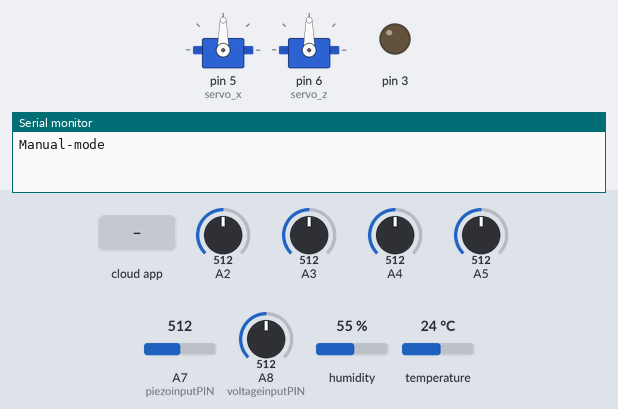
The sketch below on a simulated Arduino Mega 2560, built with avr-gcc and run on an emulated ATmega2560. Parts: 2 × servo, output pins drawn as LEDs (lit = HIGH), the last lines printed to the serial monitor. The inputs (shaded band) are chosen by the test bench; at power-on: A2 = 512, A3 = 512, A4 = 512, A5 = 512, A7 (piezoinputPIN) = 512, A8 (voltageinputPIN) = 512, humidity 55 %, temperature 24 °C.

Above: at 2.7 s.
2.8 s: the phone or cloud app sets 8 to 1
At 4.5 s:
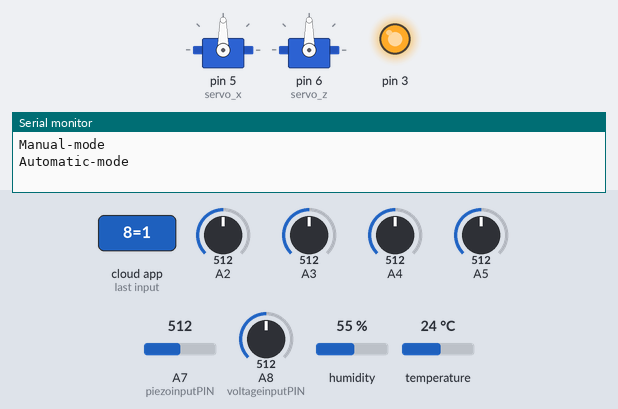
5.0 s: A2 set to 548
At 12.4 s:
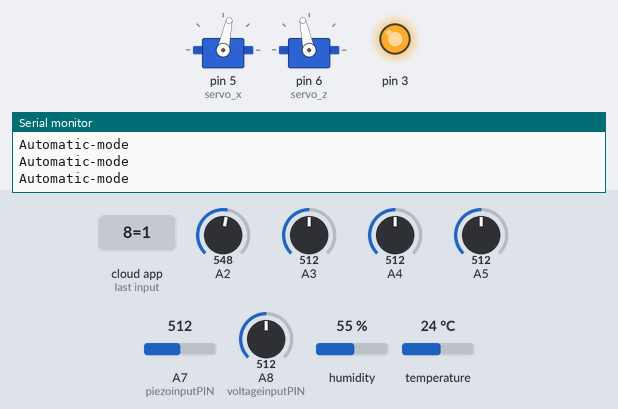
14.1 s: A3 set to 538
At 22.5 s:
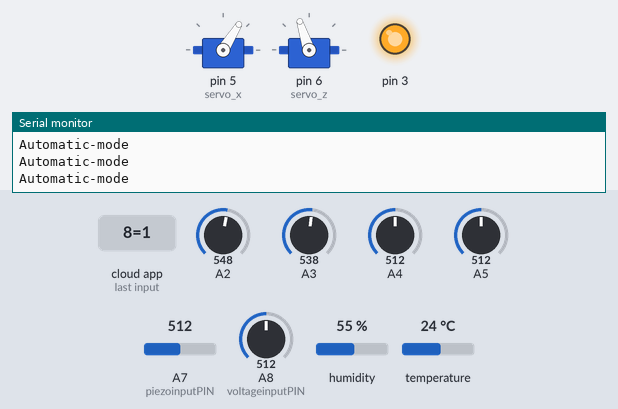
26.4 s: A4 set to 490
At 32.9 s:
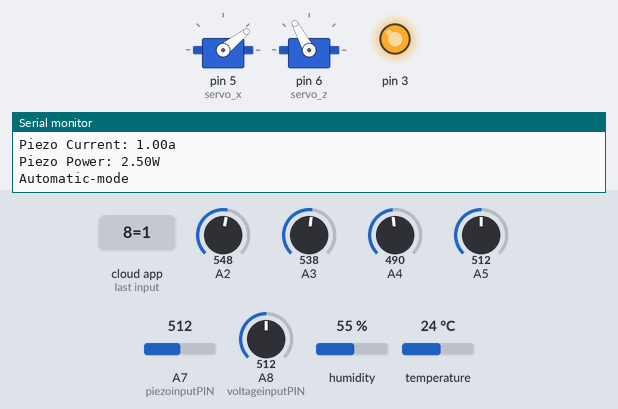
34.7 s: A5 set to 716
41.8 s: the phone or cloud app sets 8 to 0
At 43.4 s:
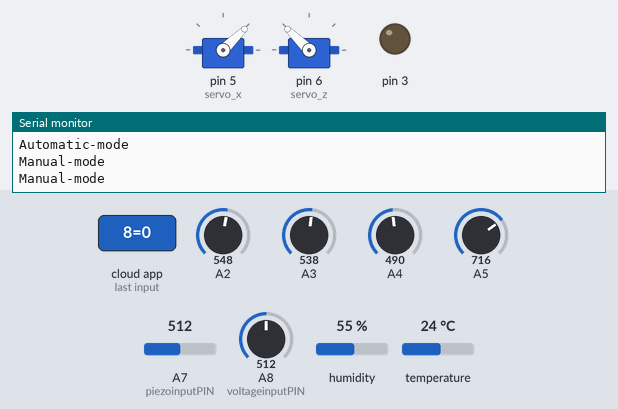
Timing chart, 0 to 44.8 s (numbered marks = the images above; inputs shaded):
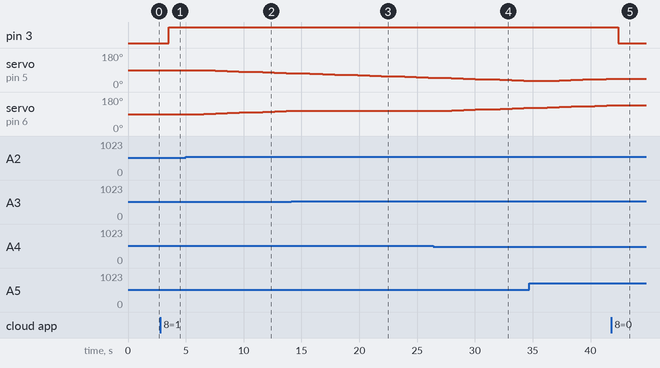

The sketch:

Arduino_with_wifi.ino
```cpp
/***************************************************************
 PROJECT:  Warriors JRU
                                      Implementation of Internet of Things in Developing Hybrid Energy Harvesting System
                                                    College of Computer Studies and Engineering
                                                        Computer Engineering Department


 Arvenell Abad
 James Frederic Dulo
 Gelan Nicolan
 Adrian dela Cruz

Graduate na kami!!!
***************************************************************/

#define CAYENNE_PRINT Serial
#include <CayenneMQTTESP8266Shield.h>    //CayenneMQTT library
#include <Servo.h>                  //Servo motor library
#include <DHT.h>                    //DHT library
#define DHTTYPE DHT22
#define DHTPIN 2
DHT dht(DHTPIN,DHTTYPE);

// WiFi network info.
//MQTT credentials
char ssid[] = "TECNO POVA";
char wifiPassword[] = "ulolkadon";
char username[] = "78de96e0-c581-11ed-b0e7-e768b61d6137";
char password[] = "2cddbda53ae361fda4a12a7810f2d22f8057a89d";
char clientID[] = "a53f41c0-c582-11ed-b0e7-e768b61d6137";

#define EspSerial Serial1

ESP8266 wifi(&EspSerial);
const int voltageinputPIN = A8; //select analog input pin for voltage sensor //sets baud rate in bits per second for serial monitor
const int piezoinputPIN = A7; //select analog input pin for piezo voltage sensor //sets baud rate in bits per second for serial monitor
const int baudRate = 9600; //sets baud rate in bits per second for serial monitor
const int sensorreadDelay = 250; //sensor read delay in milliseconds
const int maxanalogValue = 1010; //highest integer given at max input voltage
const int sensormaxVoltage = 25; //highest input voltage of sensor being used

float analogVoltage = 0; //to store voltage value at analog pin
float analogPiezo = 0;
float Voltage = 0;
float current = 0;
float power = 0;

float resistance = 2.5; // R = V^2/P == R = 5V/2W /// for solar panel
float piezoresistance = 2.5; // R = V^2/P == R = (5V)^2/2W /// for piezo

Servo servo_x;                   //up-down servomotor
int servoh = 0;
int servohLimitHigh  = 170;
int servohLimitLow = 10;

Servo servo_z;                   //left-right  servomotor
int servov = 0;
int servovLimitHigh = 170;
int servovLimitLow  = 10;

int topl,topr,botl,botr;
int threshold_value=10;
float Vout;

void setup()
{

  Serial.begin(9600);
  delay(10);
	EspSerial.begin(9600); // Set ESP8266 baud rate
	delay(10);
  Serial.begin(baudRate); //initializes serial communication
  Cayenne.begin(username, password, clientID, wifi, ssid, wifiPassword);
  servo_x.attach(5);
  servo_z.attach(6);
  dht.begin();
  pinMode(3,OUTPUT);
  //digitalWrite(3,LOW);

}

void loop()
{
  topr = analogRead(A2);
  topl = analogRead(A3);
  botl = analogRead(A4);
  botr = analogRead(A5);
  Vout = (analogRead(A8) * 5.0) / 1023;
  int threshold_value=10;
  analogVoltage = analogRead(voltageinputPIN); //reads analog voltage of incoming sensor
  analogPiezo = analogRead(piezoinputPIN);

  Cayenne.loop();

  if (digitalRead(3) == HIGH) {
    Serial.println("Automatic-mode");

    servoh = servo_x.read();
    servov = servo_z.read();

    int avgtop = (topr + topl) / 2;
    int avgbot = (botr + botl) / 2;
    int avgright = (topr + botr) / 2;
    int avgleft = (topl + botl) / 2;
    int diffhori = avgtop - avgbot;
    int diffverti = avgleft - avgright;
    //int offset =20;// set the correction offset value

    /*tracking according to horizontal axis*/
    if (abs(diffhori) <= threshold_value) {
      servo_x.write(servoh); //stop the servo up-down
    }
    else {
      if (diffhori > threshold_value) {
        //Serial.println(" x -  2 ");
        servo_x.write(servoh - 2); //Clockwise rotation CW
        if (servoh > servohLimitHigh) {
          servoh = servohLimitHigh;
        }
        delay(10);
      }
      else {
        servo_x.write(servoh + 2); //CCW
        if (servoh < servohLimitLow) {
          servoh = servohLimitLow;
        }
        delay(10);
      }
    }

    /*tracking according to vertical axis*/
    if (abs(diffverti)  <= threshold_value) {
      servo_z.write(servov); //stop the servo left-right
    }
    else {
      if (diffverti > threshold_value) {
        servo_z.write(servov - 2); //CW - 2
        if (servov > servovLimitHigh) {
          servov = servovLimitHigh;
        }
        delay(10);
      }
      else {
        servo_z.write(servov + 2); //CCW + 2
        if (servov < servovLimitLow) {
          servov = servovLimitLow;
        }
        delay(10);
      }
    }
  }
  else {
    Serial.println("Manual-mode");
  }
}
// Cayenne Functions
CAYENNE_IN(8){
  int value = getValue.asInt();
  CAYENNE_LOG("Channel %d, pin %d, value %d", 8, 3, value);
  digitalWrite(3,value);
}
CAYENNE_IN(7){ //up-down servo  motor
  if (digitalRead(3)==HIGH){ //Automatic_mode
  }
  else{ //Manual_mode
  servo_x.write(getValue.asDouble() * 180);
  }
}
CAYENNE_IN(6){ //left-right  servo motor
  if (digitalRead(3)==HIGH){
  }
  else{
  servo_z.write(getValue.asDouble()  * 180);
  }
}
CAYENNE_OUT(13){
  float Voltage = (analogVoltage * (5.0 / 1023.0)); //conversion equation
  Cayenne.virtualWrite(13, Voltage, TYPE_VOLTAGE, UNIT_VOLTS);
  Serial.print(" Voltage: ");
  Serial.print(Voltage); //prints value to serial monitor
  Serial.println("v"); //prints label
  //delay(sensorreadDelay); //delay in milliseconds between read values
}
CAYENNE_OUT(0) { //Current
  float Voltage = (analogVoltage * (5.0 / 1023.0)); //conversion equation
  float current = Voltage/resistance;
  Cayenne.virtualWrite(0, current);
  Serial.print(" Current: ");
  Serial.print(current);
  Serial.println("a");
}
CAYENNE_OUT(10) { //Power
  float Voltage = (analogVoltage * (5.0 / 1023.0)); //conversion equation
  float current = Voltage/resistance;
  float power = Voltage * current ;
  Cayenne.virtualWrite(10, power);
  Serial.print(" Power: ");
  Serial.print(power);
  Serial.println("W");
}
CAYENNE_OUT(2){  //LDR Top-right
  Cayenne.virtualWrite(2, topr);
}
CAYENNE_OUT(3){ //LDR  Top-left
  Cayenne.virtualWrite(3,topl);
}
CAYENNE_OUT(4){ //LDR Bot-left
  Cayenne.virtualWrite(4,botl);
}
CAYENNE_OUT(5){ //LDR Bot-right
  Cayenne.virtualWrite(5,botr);
}
CAYENNE_OUT(11){ //Temperature
  float t = dht.readTemperature();
  //int chk = dht.read(DHT11PIN);
  Cayenne.virtualWrite(11, t, TYPE_TEMPERATURE, UNIT_CELSIUS);
  Serial.print(" Temperature: ");
  Serial.print(t);
  Serial.println("c");
}
CAYENNE_OUT(12){ //HuMidity
  double h = dht.readHumidity();
  //int chk = dht.read(DHT11PIN);
  Cayenne.virtualWrite(12, h);
  Serial.print(" Humidity: ");
  Serial.println(h);
}
//Piezo sensors
CAYENNE_OUT(14){
  float piezoVoltage = (analogPiezo * (5.0 / 1023.0)); //conversion equation
  Cayenne.virtualWrite(14, piezoVoltage, TYPE_VOLTAGE, UNIT_VOLTS);
  Serial.print(" Piezo Voltage: ");
  Serial.print(piezoVoltage); //prints value to serial monitor
  Serial.println("v"); //prints label
  //delay(sensorreadDelay); //delay in milliseconds between read values
}
CAYENNE_OUT(15) { //Current
  float piezoVoltage = (analogPiezo * (5.0 / 1023.0)); //conversion equation
  float piezocurrent = piezoVoltage/piezoresistance;
  Cayenne.virtualWrite(15, piezocurrent);
  Serial.print("Piezo Current: ");
  Serial.print(piezocurrent);
  Serial.println("a");
}
CAYENNE_OUT(16) { //Power
  float piezoVoltage = (analogVoltage * (5.0 / 1023.0)); //conversion equation
  float piezocurrent = piezoVoltage/piezoresistance;
  float piezopower = piezoVoltage * piezocurrent ;
  Cayenne.virtualWrite(16, piezopower);
  Serial.print("Piezo Power: ");
  Serial.print(piezopower);
  Serial.println("W");
}
```

Measured:
- the behaviour switches between 533 and 534 on A2 (found by bisection; images 1 and 2)
- the behaviour switches between 527 and 528 on A3 (found by bisection; images 2 and 3)
- the behaviour switches between 502 and 501 on A4 (found by bisection; images 3 and 4)
- after the input at 2.8 s, pin 3: LOW → HIGH after 0.73 s
- after the input at 5.0 s, servo on pin 5 (servo_x): moves from 90° to 74° over 7.2 s, starting after 1.5 s; servo on pin 6 (servo_z): moves from 90° to 106° over 7.2 s, starting after 1.6 s
- after the input at 14.1 s, servo on pin 6 (servo_z): goes on until 14.7 s, then stays 108°
- after the input at 26.4 s, servo on pin 6 (servo_z): moves from 108° to 122° over 6.2 s, starting after 1.6 s
- after the input at 41.8 s, pin 3: HIGH → LOW after 0.59 s; servo on pin 5 (servo_x): stays 44° (without the input it goes to 46° after 0.59 s); servo on pin 6 (servo_z): stays 136° (without the input it goes to 138° after 0.61 s)
